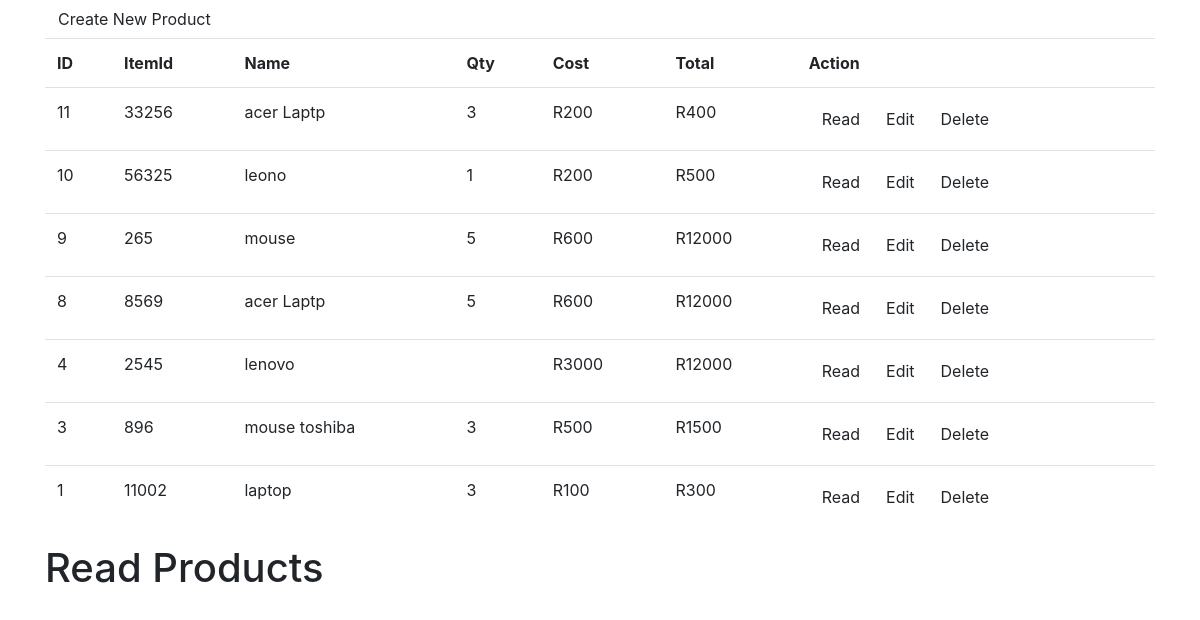
The app's page /read.php with its own data.
### tables this page shows
CREATE TABLE IF NOT EXISTS `product` (
  `id` int(11) NOT NULL AUTO_INCREMENT,
  `itemId` int(50) NOT NULL,
  `name` varchar(50) NOT NULL,
  `Qty` varchar(50) NOT NULL,
  `cost` double NOT NULL,
  `total` double NOT NULL,
  PRIMARY KEY (`id`)
);

### read.php (the view, shortened to what this page needs)
<!DOCTYPE HTML>
<html>
<head>
<link rel="stylesheet" href="libs/bootstrap3.3.6/css/bootstrap.min.css" />
</head>
<body>
<div class="container">
<?php
include 'database.php';
$query = "SELECT id, itemId, name, Qty, cost, total  FROM product ORDER BY id DESC";
$stmt = $con->prepare($query);
$stmt->execute();
$num = $stmt->rowCount();
echo "<a href='create.php' class='btn btnprimary mb1em'>Create New Product</a>";
if($num>0){
echo "<table class='table tablehover tableresponsive tablebordered'>";
echo "<tr>";
echo "<th>ID</th>";
echo "<th>ItemId</th>";
echo "<th>Name</th>";
echo "<th>Qty</th>";
echo "<th>Cost</th>";
echo "<th>Total</th>";
echo "<th>Action</th>";
echo "</tr>";
while ($row = $stmt->fetch(PDO::FETCH_ASSOC)){
extract($row);
echo "<tr>";
echo "<td>{$id}</td>";
echo "<td>{$itemId}</td>";
echo "<td>{$name}</td>";
echo "<td>{$Qty}</td>";
echo "<td>R{$cost}</td>";
echo "<td>R{$total}</td>";
echo "<td>";
echo "<a href='read_one.php?id={$id}' class='btn btninfo mr1em'>Read</a>";
echo "<a href='update.php?id={$id}' class='btn btnprimary mr1em'>Edit</a>";
echo "<a href='#' onclick='delete_user({$id});'class='btn btndanger'>Delete</a>";
echo "</td>";
echo "</tr>";
}
echo "</table>";
}
else{
echo "<div>No records found.</div>";
}
?>
<div class="pageheader">
<h1>Read Products</h1>
</div>
</div> <!end.container >
</body>
</html>

### read.php (style rules this page uses)
.mr1em { marginright:1em; }
.mb1em { marginbottom:1em; }

### records on screen
product: id "11", itemId "33256", name "acer Laptp", Qty "3", cost "200", total "400"
product: id "10", itemId "56325", name "leono", Qty "1", cost "200", total "500"
product: id "9", itemId "265", name "mouse", Qty "5", cost "600", total "12000"
product: id "8", itemId "8569", name "acer Laptp", Qty "5", cost "600", total "12000"
product: id "4", itemId "2545", name "lenovo", cost "3000", total "12000"
product: id "3", itemId "896", name "mouse toshiba", Qty "3", cost "500", total "1500"
product: id "1", itemId "11002", name "laptop", Qty "3", cost "100", total "300"
